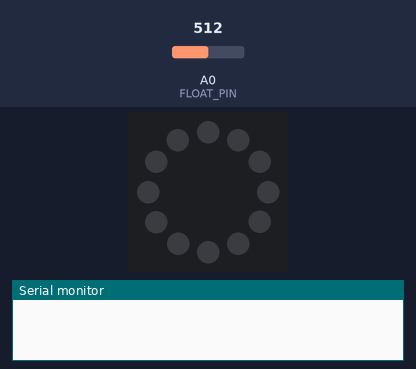
The sketch below on a simulated Arduino Uno, built with avr-gcc and run on an emulated ATmega328P. Parts: 12 RGB LEDs in a ring, first at the top, clockwise, the last lines printed to the serial monitor. The test bench sets the inputs (shaded band); at power-on: A0 (FLOAT_PIN) = 512. Dim RGB values are drawn brighter than linear; random numbers use the default seed unless the sketch sets one.

Above: at 1.2 s.
1.3 s: A0 (FLOAT_PIN) set to 548
3.2 s: A0 (FLOAT_PIN) set to 575
At 5.2 s:
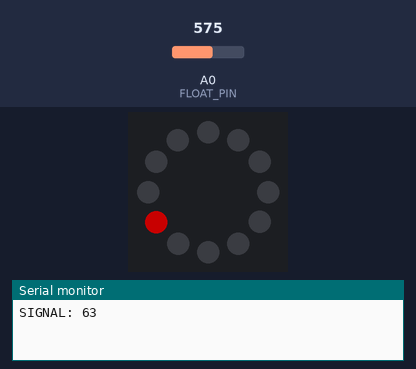
5.5 s: A0 (FLOAT_PIN) set to 511
At 6.9 s:
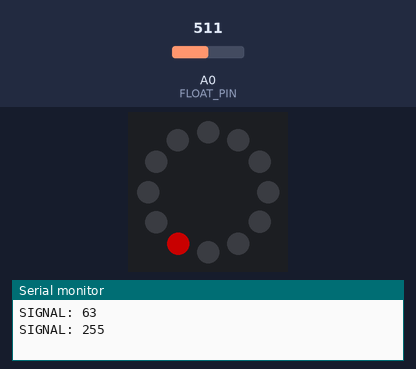
Timing chart, 0 to 8.5 s (numbered marks = the images above; inputs shaded):
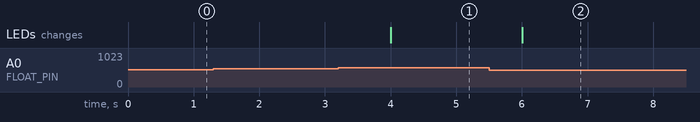

Measured:
- the behaviour switches between 562 and 563 on A0 (FLOAT_PIN) (found by bisection; images 0 and 1)
- after the input at 1.3 s, every drawn part: stays the same
- after the input at 3.2 s, the LEDs: change after 0.80 s (image 1)
- after the input at 5.5 s, the LEDs: change after 0.50 s (image 2)

The sketch:

floatingPIN.ino
```cpp
#include <Adafruit_NeoPixel.h>

#define FLOAT_PIN 0
#define LED_PIN 4
#define NUM_LEDS 12

Adafruit_NeoPixel ledRing(NUM_LEDS, LED_PIN, NEO_GRB + NEO_KHZ800);

uint8_t lastRead = 0;
uint8_t activeLED = 0;

uint32_t color() {
  uint8_t hue = "40E0D0";
  uint8_t saturation = 255;
  uint8_t brightness = 100;
  return ledRing.ColorHSV(hue, saturation, brightness);
}


void setup() {
  Serial.begin(9600);
  ledRing.begin();
  ledRing.show();

  pinMode(FLOAT_PIN, INPUT);

  randomSeed(analogRead(0));
}

void loop() {
  uint8_t currentRead = analogRead(FLOAT_PIN);


  if (abs(currentRead - lastRead) >50){           //wenn änderung von letzter lesung zu aktuelle größer als 50
    lastRead = currentRead;
    Serial.print("SIGNAL: ");
    Serial.println(currentRead);

    uint8_t ledON = random(NUM_LEDS);

    for (uint8_t i =0; i <NUM_LEDS; i++){
      if (i == ledON){
        ledRing.setPixelColor(i, color());
      }else{
        ledRing.setPixelColor(i, 0);
      }
    }
    ledRing.show();
  }
delay(1000);
}
```
